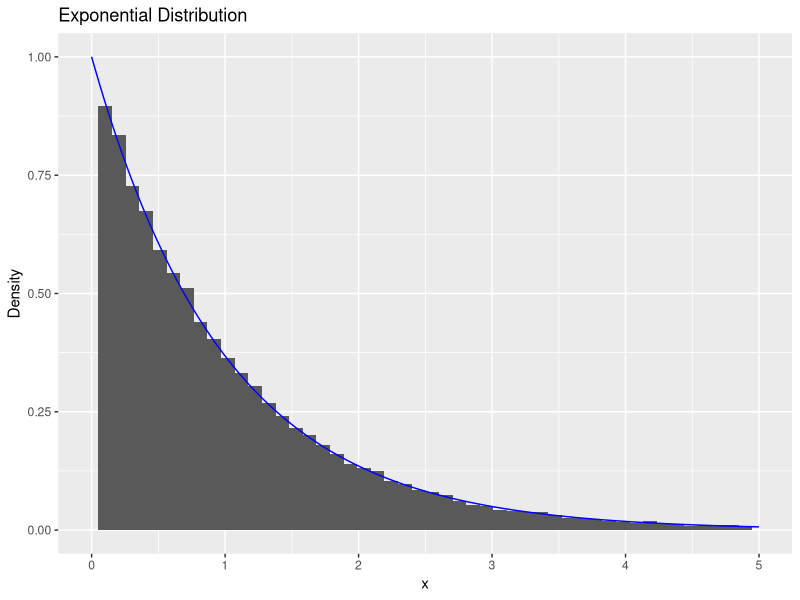
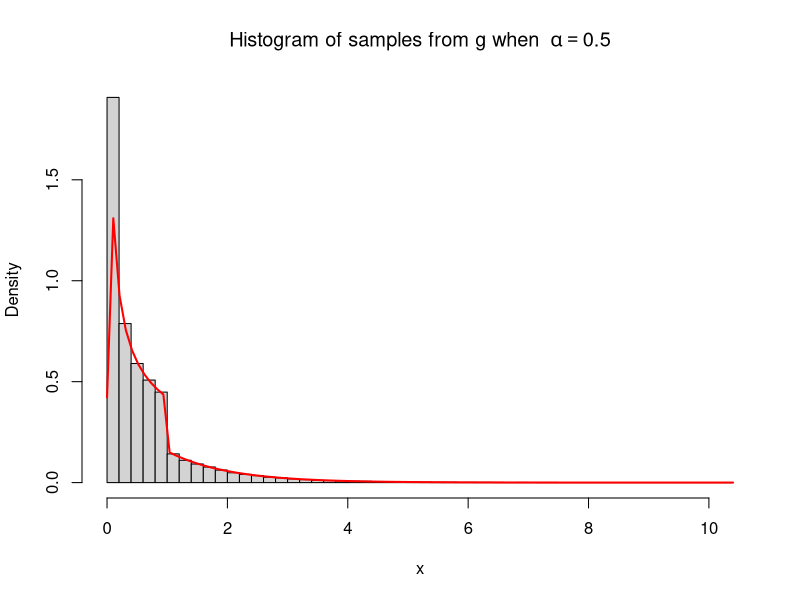
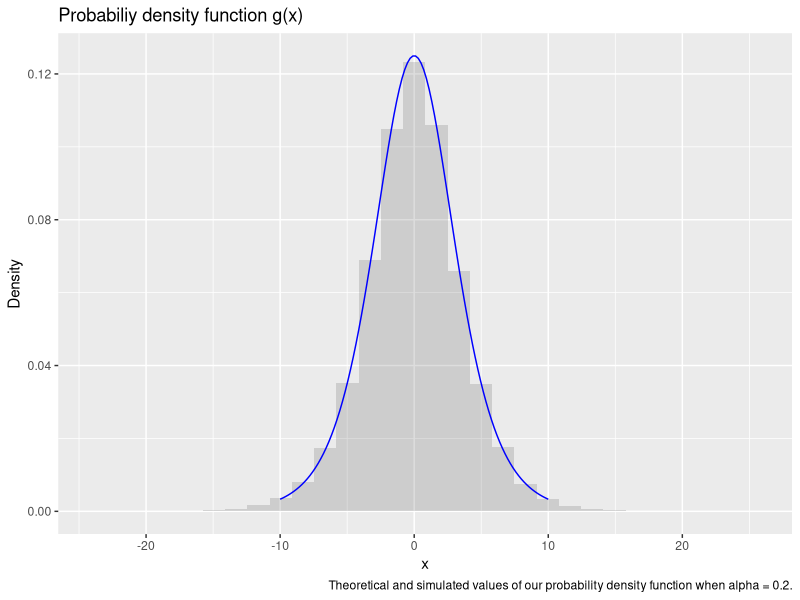
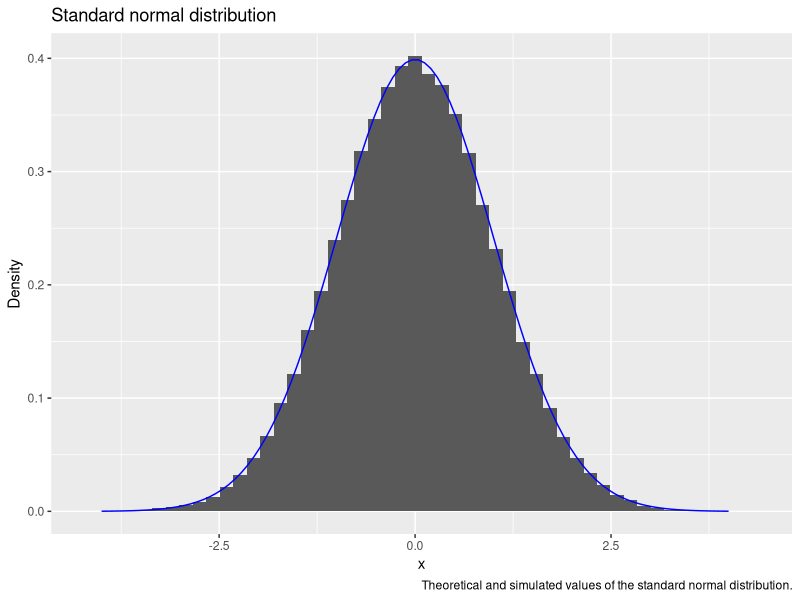
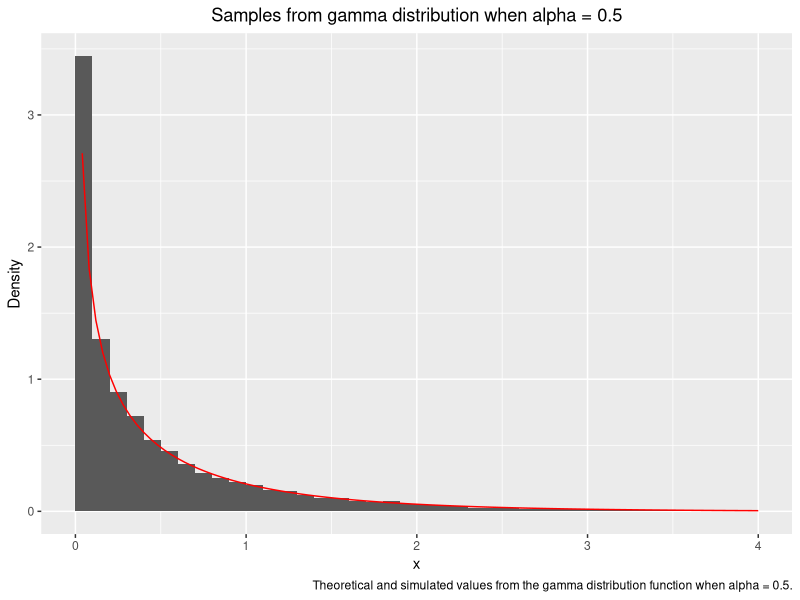
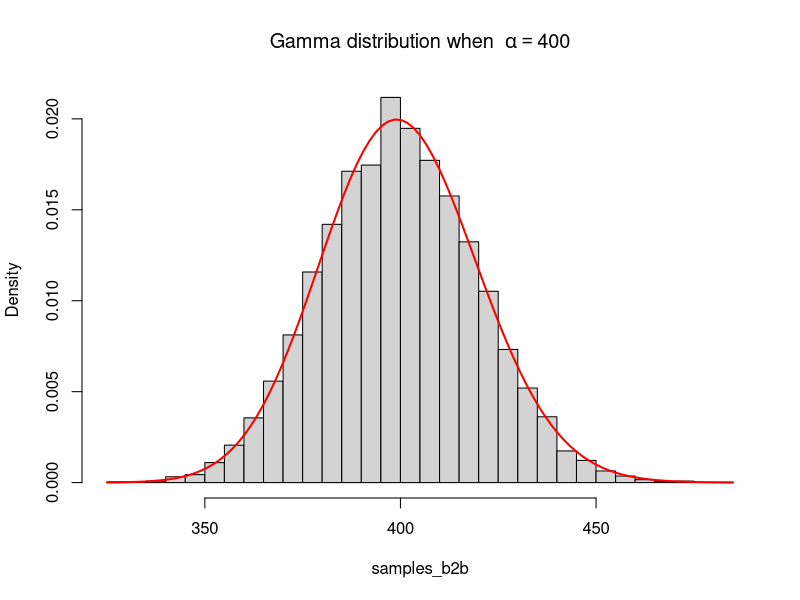
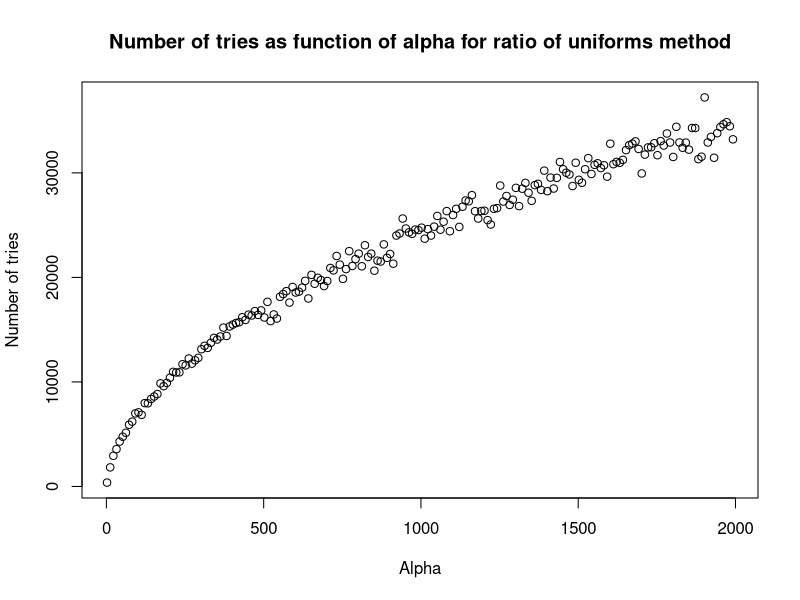
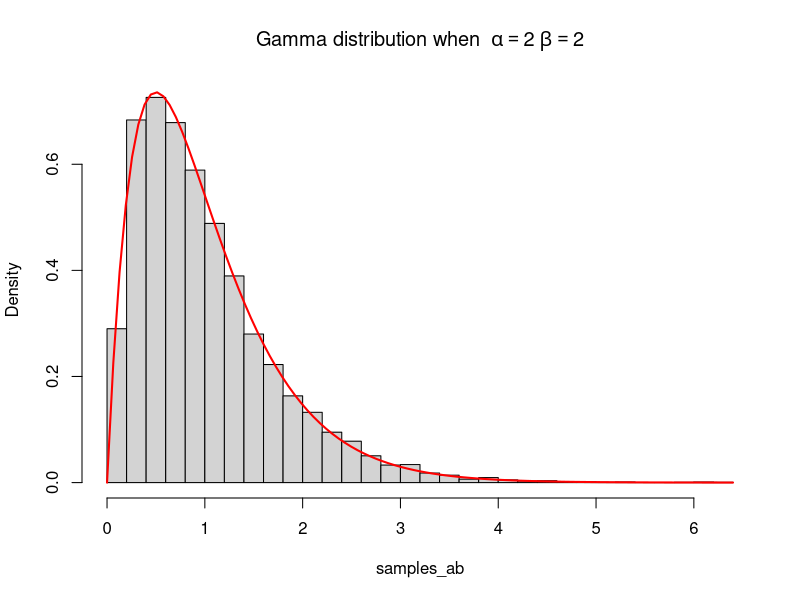

These charts were generated, in order, by the following R code:
## ---- chunk 1
## Libraries used in Project
library(ggplot2)
library(knitr)
library(formatR)
knitr::opts_chunk$set(echo = TRUE, warning=FALSE, message=FALSE)
opts_chunk$set(tidy.opts=list(width.cutoff=60),tidy=TRUE)
## ---- chunk 2
# n: number of samples to generate
# rate: the rate
# expdist returns a vector with generated random numbers from exponential distribution
expdist <- function(rate, n) {
   u <- runif(n)
   x <-  -log( (1/rate)*( 1 - u))/rate
   list = list(x, u)
   return(list)
}
n <- 60000
lambda <- 1
outval <- expdist(lambda, n)
x = outval[[1]]
y = outval[[2]]
ggplot(data.frame(x=x))+geom_histogram(aes(x=x, y = ..density..), bins = 50)+geom_line(data = data.frame(x=x,y=dexp(x, rate = 1)), aes(x=x, y=y), color = "blue")+xlim(0,5)+labs(title="Exponential Distribution", x="x", y="Density")
## ---- chunk 3
# ca: normalizing constant
ca <- function(alpha) {
  return(exp(1)*alpha/(exp(1)+alpha))
}
# alpha: parameter alpha
# n: number of samples to generate
# dist1 returns a vector of random numbers from the distribution g
dist1 <- function(alpha, n) {
   u <- runif(n)
   L = u<ca(alpha)/alpha
   res = c(1:n)*0
   res[L] = (u[L]*alpha/ca(alpha))^(1/alpha)
   res[!L] = -log((1-u[!L])/ca(alpha))
   return(list(res,u))
}

# g_test is the theoretical function to test the algorithm with 
g_test = function(alpha, x) {
  res = c(1:length(x))*0
  L = x<1&x>0
  res[L] = ca(alpha)*x[L]^(alpha-1)
  res[!L] = ca(alpha)*exp(-x[!L])
  return (res)
}

n <- 60000
alpha <- 0.5
outval1 <- dist1(alpha, n)
x <- outval1[[1]]
y <- outval1[[2]]

hist(x, breaks = 50, freq = FALSE, main = bquote("Histogram of samples from g when "~alpha == .(alpha)))
curve(g_test(alpha, x), col = "red", lwd = 2, add=TRUE)
## ---- chunk 4
# alpha: the parameter alpha
# n: number of samples to be generated
# dist3 gives a vector of random variables from the distribution in question 3b
dist3 <- function(alpha, n) {
   u <- runif(n)
   x <- 1/alpha*log(-u/(u-1))
   list = list(x, u)
   return(list)
}
# checkfunc3 gives values from the theoretical function that we want to check with
x <- seq(from = -10, to = 10, length.out = 100)
checkfunc3 <- function(alpha, x) {
  return(alpha*exp(alpha*x)/(1+exp(alpha*x))^2)
}
outval3 <- dist3(alpha, n)
ggplot(data.frame(x = outval3[[1]], y = outval3[[2]]))+
  geom_histogram(aes(x=x, y=..density..),alpha=0.2)+geom_line(data = data.frame(x=x,y=checkfunc3(alpha,x)), aes(x=x, y=y), color = "blue")+labs(title="Probabiliy density function g(x)", x="x", y="Density",caption = "Theoretical and simulated values of our probability density function when alpha = 0.2.")

## ---- chunk 5
# n: number of samples to generate
# mynormal samples from box-muller algorithm
mynormal <- function(n) {
  u1=runif(n)
  u2=runif(n)
  return (sqrt(-2*log(u1))*sin(2*pi*u2))
}
n = 100000
mynormalout <- mynormal(n)
std_normal_data <- data.frame(x=mynormalout)
x <- seq(-4, 4, length=100)
ggplot(std_normal_data)+
  geom_histogram(aes(x=x, y=..density..),bins=50)+geom_line(data = data.frame(x=x,y=dnorm(x)), aes(x=x, y=y), color = "blue")+labs(title="Standard normal distribution", x="x", y="Density",caption = "Theoretical and simulated values of the standard normal distribution.")
## ---- chunk 6
# mu: mean of the multivariate normal distribution
# sigma: covariance matrix of the multivariate normal distribution
dim = 2
mu <- c(1,2)
M=chol(matrix(c(2,1,1,3),dim,dim))
sigma <- t(M)%*%M
## ---- chunk 7
# y: matrix to store the realisations of the multivariate normal distribution
n = 100000
y = matrix(0, dim, n)
for (i in 1:n) {
   y[,i] = mu + t(M)%*%mynormal(dim)
}
# means: vector with the mean of the simulated values
means=numeric(dim)
for (i in 1:dim){
means[i]=mean(y[i,])
}
# covmatrix: matrix with the covariances of the simulated values
covmatrix = cov(t(y))
print("The chosen mean vector is: ")
print(mu)
print("The simulated mean vector is: ")
print(means)
print("The chosen covariance matrix is: ")
print(sigma)
print("The simulated covariance vector is: ")
print(covmatrix)
## ---- chunk 8
# f_b1 returns the value of f in this exercise, a gamma distribution
f_b1 <- function(alpha, x) {
  gamma = (1/gamma(alpha))*x^(alpha-1)*exp(-x)
  return((gamma)*(x>0))
}

# acceptance_criterion returns the alpha to accept/reject in rejection sampling
acceptance_criterion <- function(alpha, x) {
  const = (exp(1)+alpha)/(gamma(alpha)*exp(1)*alpha)
  alpha = f_b1(alpha, x)/(const*g_test(alpha, x))
  return(alpha)
}

# rejection_b generates samples from f by rejection sampling
# n: number of samples to generate
# alpha: shape parameter 
rejection_b <- function(alpha, n) {
  out = 1:n
  
  for (i in 1:n) {
    finished = 0
    while(finished==0) {
      u = runif(1)
      x = dist1(alpha, 1)[[1]]
      acceptance = acceptance_criterion(alpha, x)
      if(u <= acceptance) {
        out[i] = x
        finished = 1
      }
    }
  }
  return(out)
}


# f_testb is the theoretical function to test the algorithm with 
f_testb = function(x, alpha) {
  gamma = (1/gamma(alpha))*x^(alpha-1)*exp(-x)
  return((gamma)*(x>0))
}

n = 10000
alpha = 0.5

samples_b1 <- rejection_b(alpha, n)
x <- seq(0,4,0.001)
data_b1 <- data.frame("samples_b1"=samples_b1)
ggplot(data=data_b1, aes(data_b1$samples_b1)) +
geom_histogram(aes(y=..density..), breaks = seq(0, 4, by = 0.1)) +theme(plot.title = element_text(hjust = 0.5))+
xlim(c(0,4)) + labs(title="Samples from gamma distribution when alpha = 0.5", x="x", y="Density", caption = "Theoretical and simulated values from the gamma distribution function when alpha = 0.5.") +
stat_function(fun = f_testb, args = list(alpha), color = "red")
## ---- chunk 9
n <- 10000
# f_gamma the kernel of a gamma function
f_gamma <- function(x, alpha){
  return (x^(alpha - 1 )*exp(-x)*(x>0))
}

alpha <- 400

# gamma_b2b2 samples from gamma distribution with large alpha
gamma_b2b2 <- function(alpha, n){
  x = 1:n
  loga = 0.5*((alpha-1)*log(alpha-1)+(1-alpha))
  logb = 0.5*((alpha+1)*log(alpha+1)-1-alpha)
  trials = 1
  
  for (i in 1:n){
    logx1 = loga + log(runif(1))
    logx2 = logb + log(runif(1))
    f_condition = 0.5*((alpha-1)*(logx2-logx1)-exp(logx2-logx1))
    while(logx1 > f_condition){
    logx1 = loga + log(runif(1))
    logx2 = logb + log(runif(1))
    f_condition = 0.5*((alpha-1)*(logx2-logx1)-exp(logx2-logx1))
    trials = trials + 1
    }
    
     x[i] = exp(logx2-logx1)
  }
  return(cbind(x, trials-1))
}


samples_b2b = gamma_b2b2(alpha, n)[,1]
hist(samples_b2b, breaks = 40, freq = FALSE, main = bquote("Gamma distribution when "~alpha == .(alpha)))
curve(dgamma(x, alpha, 1), col = "red", lwd = 2, add=TRUE)

test_tries <- function(n) {
  alpha = seq(2,2000,10)
  tryvector = 1:length(alpha)
  for (i in 1:length(alpha)) {
    tries = gamma_b2b2(alpha[i], n)[,2][1]
    tryvector[i] = tries
  }
  return(cbind(alpha, tryvector))
  
}

test_try = test_tries(1000)
## ---- chunk 10
plot(test_try[,1], test_try[,2], title(main = "Number of tries as function of alpha for ratio of uniforms method"), xlab = "Alpha", ylab = "Number of tries")

## ---- chunk 11
# Delete this before merging the files, only for help
# n: number of samples to generate
# rate: the rate
# expdist returns a vector with generated random numbers from exponential distribution
expdist <- function(rate, n) {
   u <- runif(n)
   x <-  -log( (1/rate)*( 1 - u))/rate
   list = list(x, u)
   return(list)
}

# gammaab samples from the gamma distribution for all values of alpha and beta > 0 
gammaab <- function(alpha, beta, n) {
  if(alpha>0&&alpha<1) {
    X = rejection_b(alpha, n)/beta
  }
  else if(alpha==1) {
    X = expdist(1, n)[[1]]
  }
  else if (alpha>1) {
    X = gamma_b2b2(alpha,n)[,1]
  }
  else {
    print("alpha not valid")
    return(0)
  }
  Y = X/beta
  return(Y)
}

# theoretical_gamma is the theoretical function to test the algorithm with for alpha, beta > 0
theoretical_gamma = function(x, alpha, beta) {
  gamma = ((beta^alpha)/gamma(alpha))*x^(alpha-1)*exp(-beta*x)
  return((gamma)*(x>0))
}

alpha = 2
beta = 2
n = 10000

samples_ab <- gammaab(alpha, beta, n)
hist(samples_ab, breaks = 40, freq = FALSE, main = bquote("Gamma distribution when "~alpha == .(alpha) ~beta ==.(beta)))
curve(theoretical_gamma(x, alpha, beta), col = "red", lwd = 2, add=TRUE)

## ---- chunk 12
# sample_beta samples from beta(alpha, beta) distribution 
# n: number of samples
sample_beta <- function(alpha, beta, n) {
  x = gammaab(alpha, 1, n)
  y = gammaab(beta, 1, n)
  z = x/(x+y)
  return(z)
}

alpha = 0.5
beta = 0.5
n = 10000
samples_beta <- sample_beta(alpha, beta, n)
hist(samples_beta, breaks = 40, freq = FALSE, main = bquote("Beta distribution when "~alpha == .(alpha) ~beta ==.(beta)))
curve(dbeta(x, alpha, beta), col = "red", lwd = 2, add=TRUE)

## ---- chunk 13
# indicator_func return
indicator_func <- function(x) {
  return (x>4)
}

# monte_carlo estimates the probability and the variance
# n: number of samples to generate when estimating
rm("c")
monte_carlo <- function(n) {
  normal = mynormal(n)
  h = indicator_func(normal)
  theta_estimate = (1/n)*sum(h)
  variance_estimate = var(h)/(n-1)
  return(c(theta_estimate, variance_estimate))
}

n = 100000

monte_carlo_test <- monte_carlo(n)
# lower: lower limit of confidence interval
# upper: upper limit of confidence interval

lowermc <- monte_carlo_test[1] + qnorm(0.025)*sqrt(monte_carlo_test[2])

uppermc <- monte_carlo_test[1] + qnorm(0.975)*sqrt(monte_carlo_test[2])

## ---- chunk 14
# importance_sampling estimates the probability via the density g
# n: number of samples to generate
importance_sampling <- function(n) {
  u = runif(n)
  x = sqrt(16-2*log(1-u))
  f = 1/sqrt(2*pi)*exp(-0.5*x^2)
  g = x*exp(-0.5*x^2+8)
  h = indicator_func(x)
  theta_estimate = (1/n)*sum(h*f/g)
  variance_estimate = (1/(n*(n-1)))*sum(h*f/g-theta_estimate)^2
  return(c(theta_estimate, variance_estimate))
}

n = 10^5
importance_test <- importance_sampling(n)

# lower: lower limit of confidence interval
# upper: upper limit of confidence interval
lowerim <- importance_test[1] + qnorm(0.025)*sqrt(importance_test[2])
upperim <- importance_test[1] + qnorm(0.975)*sqrt(importance_test[2])
## ---- chunk 15
monte_carlo_test5 <- monte_carlo(10^5)
monte_carlo_test6 <- monte_carlo(10^6)
monte_carlo_test7 <- monte_carlo(10^7)

lowermc5 <- monte_carlo_test5[1] + qnorm(0.025)*sqrt(monte_carlo_test5[2])

uppermc5 <- monte_carlo_test5[1] + qnorm(0.975)*sqrt(monte_carlo_test5[2])

lowermc6 <- monte_carlo_test6[1] + qnorm(0.025)*sqrt(monte_carlo_test6[2])

uppermc6 <- monte_carlo_test6[1] + qnorm(0.975)*sqrt(monte_carlo_test6[2])

lowermc7 <- monte_carlo_test7[1] + qnorm(0.025)*sqrt(monte_carlo_test7[2])

uppermc7 <- monte_carlo_test5[1] + qnorm(0.975)*sqrt(monte_carlo_test7[2])
## ---- chunk 16
# antithet gives an estimate of the probability and the variance 
# n: number of sample pairs to generate
antithet <- function(n){
  u = runif(n)
  x1 = sqrt(16-2*log(u)) 
  x2 = sqrt(16-2*log(1-u))
  f1 = (1/sqrt(2*pi))*exp(-0.5*x1^2) 
  f2 = (1/sqrt(2*pi))*exp(-0.5*x2^2)
  g1 = x1*exp(-0.5*x1^2+8) 
  g2 = x2*exp(-0.5*x2^2+8)
  h1 = indicator_func(x1)
  h2 = indicator_func(x2)
  
  theta_estimate1 = (1/n)*sum(h1*f1/g1)
  theta_estimate2 = (1/n)*sum(h2*f2/g2)
  theta_estimate = (theta_estimate1+theta_estimate2)/2
  
  variance_estimate1 = (1/(n-1))*sum(h1*f1/g1-theta_estimate1)^2
  variance_estimate2 = (1/(n-1))*sum(h2*f2/g2-theta_estimate2)^2
  cov = (1/(n-1))*sum(h1*f1/g1-theta_estimate1)*sum(h2*f2/g2-theta_estimate2)
  variance_estimate = (1/(4*n))*(variance_estimate1+variance_estimate2+2*cov)
  
  return(c(theta_estimate, variance_estimate))
}
## ---- chunk 17
antithetic_test <- antithet(5*10^4)

loweranti <- antithetic_test[1] + qnorm(0.025)*sqrt(antithetic_test[2])

upperanti <- antithetic_test[1] + qnorm(0.975)*sqrt(antithetic_test[2])
## ---- chunk 18
# f is the  posterior function to sample from, not normalized
# theta: parameter between 0 and 1, sampled from U(0,1)
# y: observed values
f <- function(theta, y) {
  return((2+theta)^y[1]*(1-theta)^(y[2]+y[3])*theta^y[4])
}

# f_normalized is the posterior function, normalized
f_normalized <- function(theta, y) {
  c = integrate(f,0,1,y)$value
  return(f(theta,y)/c)
}

# alpha finds the acceptance probability alpha
alpha <- function(theta, y) {
  c = optimize(f, interval = c(0,1), maximum = TRUE, y=y)$objective
  return(f(theta, y)/c)
}

# rejection_d samples from the posterior by rejection sampling
# n: number of samples to generate
rejection_d <- function(y, n) {
  out = 1:n
  g = function() {return(runif(1))}
  
  for (i in 1:n) {
    finished = 0
    while(finished==0) {
      u = runif(1)
      theta = g()
      alpha = alpha(theta, y)
      if(u <= alpha) {
        out[i] = theta
        finished = 1
      }
    }
  }
  return(out)
}

y = c(125,18,20,34)
n = 10000

samples_d1 <- rejection_d(y, n)
x <- seq(0,1,0.001)
data_d1 <- data.frame("samples_d1"=samples_d1)
ggplot(data=data_d1, aes(data_d1$samples_d1)) +
geom_histogram(aes(y=..density..), breaks = seq(0, 1, by = 0.005)) +theme(plot.title = element_text(hjust = 0.5))+
xlim(c(0.4,0.85)) + labs(title="Posterior density", x="x", y="Density", caption = "Posterior density for theta given y.") +
stat_function(fun = f_normalized, args = list(y), color = "red")

## ---- chunk 19
M = 10000
# 
# post_mean_mc: the estimated posterior mean
thetas <- rejection_d(y, M)
post_mean_mc <- mean(thetas)

# inside_integral is what we want to integrate
inside_integral = function(theta,y) {
    return(theta*f_normalized(theta,y))
}

# numerical_mean is the mean found by numerical integration
numerical_mean <- integrate(inside_integral,0,1,y)[[1]]
## ---- chunk 20
x <- seq(0,1,0.001)
data_d1 <- data.frame("thetas"=thetas)
ggplot(data=data_d1, aes(data_d1$thetas)) +
geom_histogram(aes(y=..density..), breaks = seq(0, 1, by = 0.005)) +theme(plot.title = element_text(hjust = 0.5))+
xlim(c(0.4,0.85)) + labs(title="Posterior density with posterior mean", x="x", y="Density", caption = "Posterior density given y.") +
stat_function(fun = f_normalized, args = list(y), color = "red")+geom_vline(xintercept = post_mean_mc,color="red")
## ---- chunk 21
# rejection_d_count samples from the posterior by rejection sampling and counts the number of trials to one acceptance
# n: number of samples to generate
rejection_d_count <- function(y, n) {
  out = 1:n
  g = function() {return(runif(1))}
  
  for (i in 1:n) {
    finished = 0
    count = 0
    while(finished==0) {
      u = runif(1)
      theta = g()
      alpha = alpha(theta, y)
      count = count + 1
      if(u <= alpha) {
        out[i] = count
        count = 0
        finished = 1
      }
    }
  }
  return(out)
}

y = c(125,18,20,34)
n = 10000

# simulated number of trials 
number_of_trials <- mean(rejection_d_count(y,n))

#c_const finds the constant c, i.e. the numerical computation of the theoretical number of trials for one acceptance
c_const <- function(y) {
  c = optimize(f_normalized, interval = c(0,1), maximum = TRUE, y=y)$objective
  return(c)
}

c_numerical <- c_const(y)
## ---- chunk 22
#fnew calculates the unnormalized new posterior distribution
fnew <- function(theta, y) {
  fnew = 5*(1-theta)^4*(2+theta)^y[1]*(1-theta)^(y[2]+y[3])*theta^y[4]
}

# weight calculates the self-normalizing weights to use in importance sampling
weight <- function(theta, y) {
  return(fnew(theta, y)/f(theta, y))
}

# fnew_normalized calculates the normalized new posterior distribution
fnew_normalized <- function(theta, y) {
  const = integrate(fnew, 0, 1, y)$value
  return(fnew(theta, y)/const)
}

fnew_normalized(0.5,y)
# importance_d4 estimates the mean via importance sampling
# y: observed values
# n: number of samples to use in the estimation
importance_d4 <- function(y, n) {
  theta = rejection_d(y, n)
  estimate = sum(theta*weight(theta, y))/sum(weight(theta,y))
  return(estimate)
}

n = 10000
simulated_d4 <- importance_d4(y, n)

# integrand_d4 is the expression to integrate
integrand_d4 <- function(theta, y) {
  return(fnew_normalized(theta, y)*theta)
}

# numerical_d4 numerically calculates the integral
numerical_d4 <- function(y) {
  return(integrate(integrand_d4, 0,1,y)$value)
}

num_d4 <- numerical_d4(y)
